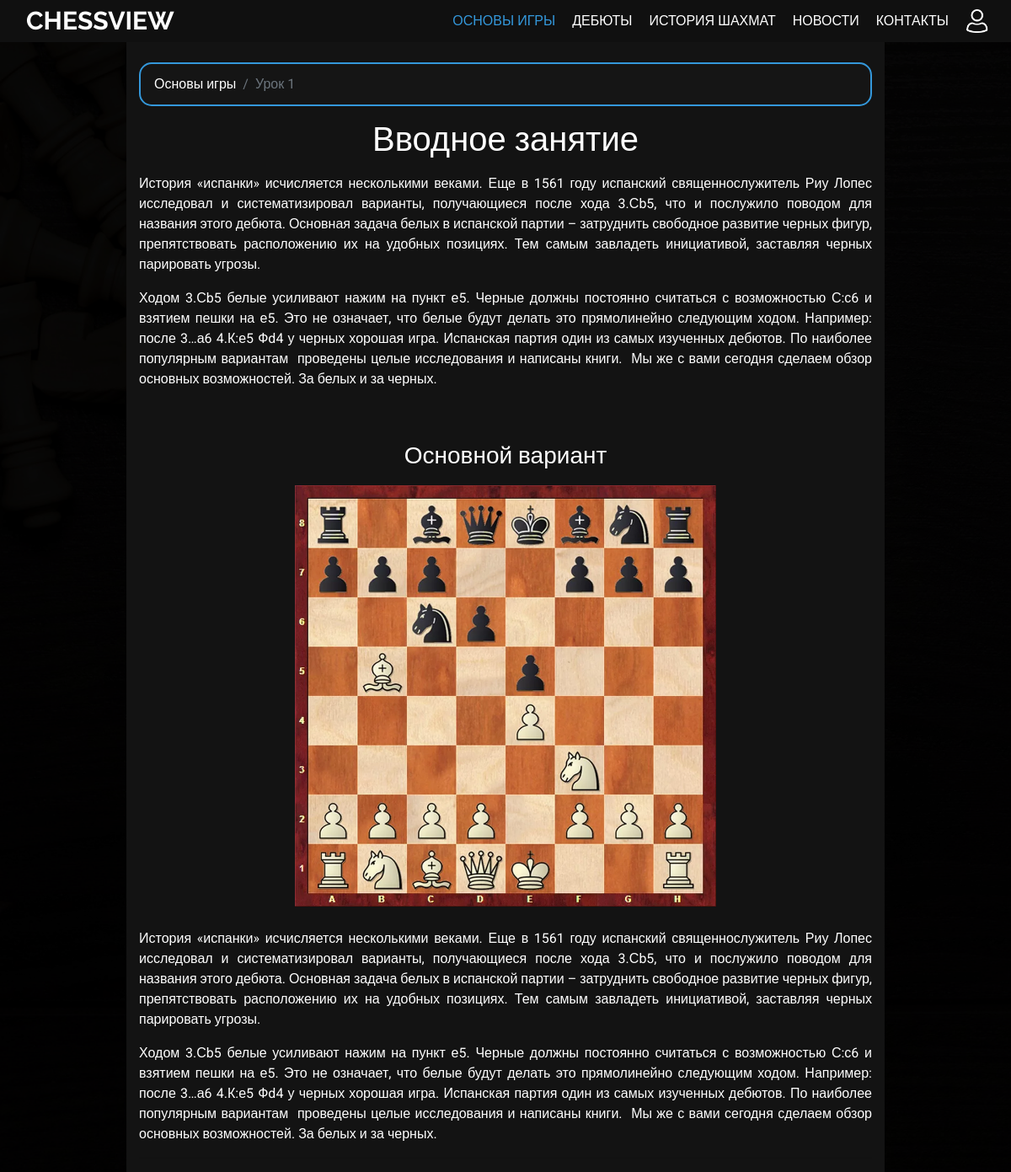
Screenshot of /lessons/lesson_1/ with the database file from the repository.
### chessview_application/models.py (models this page shows, shortened)
class Lessons(models.Model):
    header = models.CharField(max_length=200)
    url = models.SlugField()
    description = models.CharField(max_length=200)
    content = RichTextUploadingField()
    class Meta:
        verbose_name = 'Урок'
        verbose_name_plural = 'Уроки'

### chessview_application/views.py (the view)
# urls.py: path('lessons/<slug>/', LessonsDetailView.as_view(), name='lessons_detail'),
class LessonsDetailView(View):
    def get(self, request, slug, *args, **kwargs):
        lessons = get_object_or_404(Lessons, url=slug)
        return render(request, 'chessview_application/lessons_post_detail.html', context={
            'lessons': lessons
        })

### chessview_application/templates/chessview_application/lessons_post_detail.html (shortened to what this page needs)
{% extends './base.html' %}
{% load static %}
{% block css_bootsrap %}
	<link rel="stylesheet" href="https://cdn.jsdelivr.net/npm/bootstrap@4.5.3/dist/css/bootstrap.min.css">
{% endblock %}
{% block css_link %}<link rel="stylesheet" href="{% static '/css/style-post.css' %}">{% endblock %}
{% block body %}
	<header>
		<nav class="navbar">
			<div class="navbar_container">
				<div class="navbar_wrap">
					<a href="{% url 'index' %}" class="logo">CHESSVIEW</a>
					<ul class="menu" id="menu">
						<li><a href="{% url 'lessons' %}" class="active_link">ОСНОВЫ ИГРЫ</a></li>
						<li><a href="{% url 'openings' %}">ДЕБЮТЫ</a></li>
						<li><a href="{% url 'articles' %}">ИСТОРИЯ ШАХМАТ</a></li>
						<li><a href="{% url 'news' %}">НОВОСТИ</a></li>
						<li><a href="{% url 'contact' %}">КОНТАКТЫ</a></li>
						{% if user.is_authenticated %}
							<li><a class="user_active_icon"><img class="user_icon" src="{% static 'img/user_active.png' %}" alt="Фото" width="28" height="28"><div class="menu_text active_text">{{ user }}</div></a></li>
							<li><a href="{% url 'signout' %}" class="signout-button">ВЫХОД</a></li>
						{% else %}
						    <li><a href="{% url 'signin' %}"><img class="user_icon" src="{% static 'img/user.png' %}" alt="Фото" width="28" height="28"><div class="menu_text">ВХОД/РЕГИСТРАЦИЯ</div></a></li>
						{% endif %}
					</ul>
				</div>
			</div>
		</nav>
	</header>
	<main>
		<div class="container">
        	<div class="row">
            	<div class="col">
	                <nav aria-label="breadcrumb" class="mt-4">
	                    <ol class="breadcrumb">
	                        <li class="breadcrumb-item"><a href="{% url 'lessons' %}">Основы игры</a></li>
	                        <li class="breadcrumb-item active" aria-current="page">{{ lessons.header }}</li>
	                    </ol>
	                </nav>
	                <h1 style="text-align: center;">{{ lessons.description }}</h1>
	                <p class="content" style="font-family: 'Roboto', sans-serif; font-size: 40px;">{{ lessons.content|safe }}</p>
	                <hr>
	        	</div>
	    	</div>
	    </div>
	</main>
{% endblock %}

### chessview_application/static/css/style-post.css (style rules this page uses)
* { margin: 0; padding: 0; box-sizing: border-box; }
body { z-index: 1; background-image: url("../img/dark-background.jpg"); background-position: left center; background-repeat: no-repeat; background-attachment: fixed; background-size: cover; background-color: #151515; display: flex; flex-direction: column; font-family: "Roboto", sans-serif; font-size: 16px; line-height: 1.2; height: 100%; }
header { width: 100%; height: 50px; }
main { background-color: rgba(0, 0, 0, 0.7); }
div.container { width: 75%; background-color: #131313; color: white; font-family: "Roboto", sans-serif; font-size: 16px; line-height: 1.5; }
ol.breadcrumb { background-color: #151515; border: 2px solid #3498db; border-radius: 15px; }
li.breadcrumb-item > a { color: white; transition: 0.3s; }
p { text-align: justify; }
.navbar_container { width: 100%; max-width: 1400px; margin: 0 auto; height: 100%; padding: 0 0; }
.navbar { z-index: 3; position: relative; left: 0; top: 0; width: 100%; height: 50px; background-color: #101010; }
.navbar_wrap { display: flex; justify-content: space-between; height: 100%; }
.logo { margin-left: 15px; text-decoration: none; color: white; font-family: "Raleway", sans-serif; font-size: 30px; font-weight: bold; display: flex; align-items: center; }
.menu > li > a { text-decoration: none; }
.navbar_wrap .menu { display: flex; margin: 0; padding: 0; }
.navbar_wrap .menu > li { display: flex; align-items: stretch; }
.navbar_wrap .menu > li > a { font-family: "Raleway", sans-serif; display: flex; align-items: center; padding: 0 10px; color: white; }
.navbar_wrap .menu > li > a.active_link { color: #3498db; }

### rows the page displays
Lessons: header "Урок 1", description "Вводное занятие", content "История «испанки» исчисляется несколькими веками. Еще в 1561 году испанский священнослужитель Риу Лопес исследовал и систематизировал варианты, получающиеся после хода 3.Сb5, что и послужило поводом для названия этого дебюта. Основная задача белых в испанской партии – затруднить свободное развитие черных фигур, препятствовать расположению их на удобных позициях. Тем самым завладеть инициативой, заставляя черных парировать угрозы. Ходом 3.Сb5 белые усиливают нажим на пункт е5. Черные должны постоянно считаться с возможностью С:с6 и взятием пешки на е5. Это не означает, что белые будут делать это прямолинейно следующим ходом. Например: после 3…а6 4.К:е5 Фd4 у черных хорошая игра. Испанская…", content (picture)
